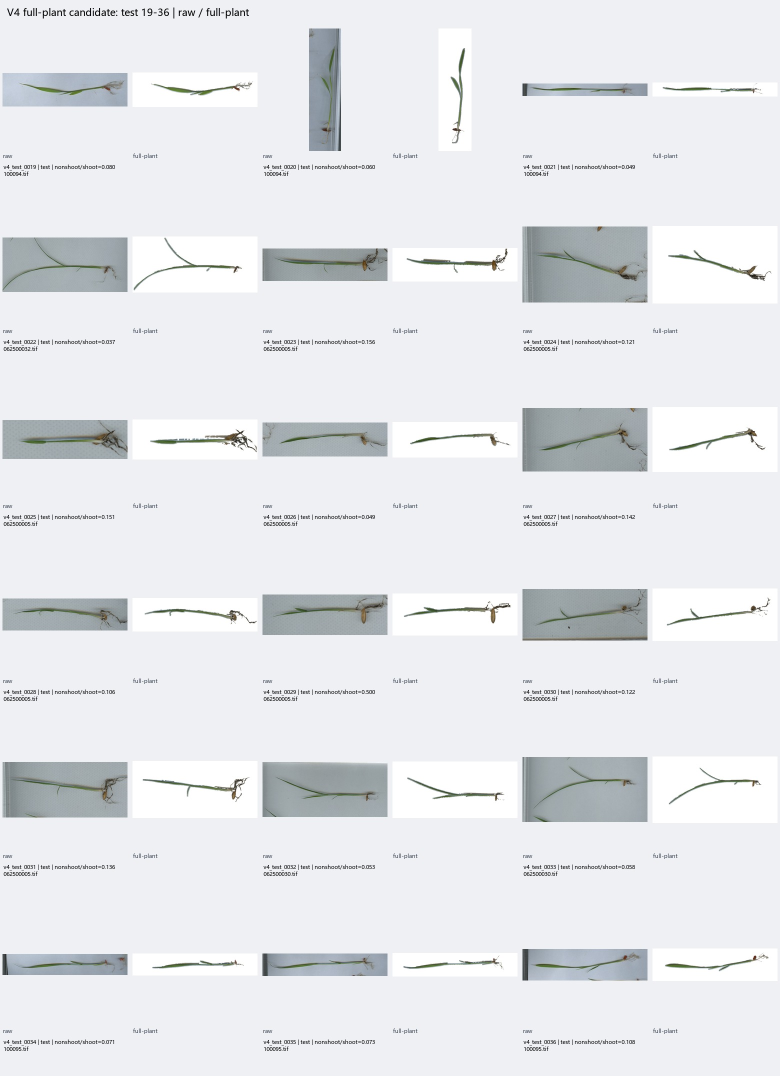
#> input picture adaptive_keypoint_discovery_reboot/experiment/data_stage_clean_v4_fullplant_candidate/contact_sheets/raw_full_test_02.jpg, 1560 x 2152 px (shown at 1/2 size)
$ python -i build_stage_clean_v4_fullplant.py   (imports and definitions only)   (older library calls are emulated)
#> lines starting #> are read from the running program, lines starting #| are printed output that depends on the picture; after the words box and inside, x2 and y2 are one past the last pixel; in counts of white or black regions, pixels touching at a corner belong together
### adaptive_keypoint_discovery_reboot/experiment/audit_dataset_images.py
#!/usr/bin/env python
"""Inventory D:/kp/数据集图片 and preselect genuinely clean-background images.

The script never reads keypoint labels or model outputs.  Existing aug0/1/2
files are inventoried but excluded from independent sample selection.
"""

from __future__ import annotations

import csv
import hashlib
import json
import math
import re
from collections import Counter
from pathlib import Path
from typing import Any

import cv2
import numpy as np
import tifffile
from PIL import Image, ImageDraw, ImageFont, ImageOps

DATA_ROOT = Path(r"D:\kp\数据集图片")
HERE = Path(__file__).resolve().parent
OUTPUT = HERE / "data_source_reaudit"
IMAGE_SUFFIXES = {".jpg", ".jpeg", ".png", ".bmp", ".tif", ".tiff", ".webp"}


# [35 lines left out: functions source_family, identity_group, border_pixels, dhash64, not called in this run]


def strict_green_mask(rgb: np.ndarray) -> np.ndarray:
    hsv = cv2.cvtColor(rgb, cv2.COLOR_RGB2HSV)
    hue, saturation, value = (hsv[:, :, index] for index in range(3))
    red, green, blue = (rgb[:, :, index].astype(np.float32) for index in range(3))
    normalized_excess = (2 * green - red - blue) / np.maximum(red + green + blue, 20.0)
    mask = (
        ((hue >= 18) & (hue <= 100) & (saturation >= 45) & (value >= 22))
        | ((normalized_excess >= 0.055) & (saturation >= 28) & (green >= 35))
    ).astype(np.uint8)
    mask = cv2.morphologyEx(mask, cv2.MORPH_OPEN, np.ones((3, 3), np.uint8))
    mask = cv2.morphologyEx(mask, cv2.MORPH_CLOSE, np.ones((3, 3), np.uint8))
    return mask > 0


# [263 lines left out: functions bbox_touch, component_count, load_rgb_thumbnail, audit_pixels, font, contact_sheet and 2 more, not called in this run]


# [2 lines that do not run on import are left out]

### adaptive_keypoint_discovery_reboot/experiment/build_stage_clean_v4_fullplant.py
#!/usr/bin/env python
"""Rebuild V4 with complete seedling preservation on a white background.

This revision preserves the already selected sample identities and split
groups.  It changes only the foreground standardisation: green shoots, the
seed/basal region, and connected visible roots are retained.  The method is
classical pixel processing and never reads keypoints, DINOv2 features, teacher
points, model predictions, losses, or phenotype outputs.
"""

from __future__ import annotations

import argparse
import hashlib
import json
import math
import shutil
from collections import Counter
from pathlib import Path
from typing import Any

import cv2
import numpy as np
import pandas as pd
import tifffile
from PIL import Image, ImageDraw, ImageOps

from audit_dataset_images import audit_pixels, strict_green_mask
from build_stage_clean_dataset import font, write_rgb


HERE = Path(__file__).resolve().parent
DEFAULT_SELECTION_MANIFEST = HERE / "v4_fullplant_source_manifest.csv"
DEFAULT_OUTPUT = HERE / "data_stage_clean_v4_fullplant_candidate"


# [73 lines left out: functions sha256_file, read_full_rgb, resize_maximum, parse_args, read_rgb, expanded_source_box, not called in this run]


def keep_components_linked_to_seed(mask: np.ndarray, seed: np.ndarray, bridge: int = 5) -> np.ndarray:
    linked = cv2.dilate(mask.astype(np.uint8), np.ones((bridge, bridge), np.uint8))
    count, labels, stats, _ = cv2.connectedComponentsWithStats(linked, 8)
    kept = np.zeros_like(mask, dtype=np.uint8)
    minimum = max(6, round(mask.size * 0.000005))
    for label_id in range(1, count):
        if int(stats[label_id, cv2.CC_STAT_AREA]) < minimum:
            continue
        component = labels == label_id
        if np.any(component & seed):
            kept[component & mask] = 1
    return kept.astype(bool)


def largest_component(mask: np.ndarray) -> np.ndarray:
    count, labels, stats, _ = cv2.connectedComponentsWithStats(mask.astype(np.uint8), 8)
    if count <= 1:
        return np.zeros_like(mask, dtype=bool)
    label_id = 1 + int(np.argmax(stats[1:, cv2.CC_STAT_AREA]))
    return labels == label_id


def estimate_base(green: np.ndarray, brown: np.ndarray) -> tuple[tuple[float, float], float, np.ndarray]:
    ys, xs = np.where(green)
    if len(xs) < 20:
        height, width = green.shape
        return (width / 2.0, height / 2.0), max(height, width) * 0.25, np.array([1.0, 0.0])
    points = np.column_stack([xs, ys]).astype(np.float32)
    center = points.mean(axis=0)
    covariance = np.cov(points - center, rowvar=False)
    values, vectors = np.linalg.eigh(covariance)
    axis = vectors[:, int(np.argmax(values))]
    projection = (points - center) @ axis
    low_value, high_value = np.quantile(projection, [0.01, 0.99])
    low = center + axis * low_value
    high = center + axis * high_value
    major = max(20.0, float(high_value - low_value))
    yy, xx = np.indices(green.shape)
    radius = max(14.0, major * 0.22)

    def endpoint_score(point: np.ndarray) -> float:
        distance = np.hypot(xx - point[0], yy - point[1])
        local_brown = float((brown & (distance <= radius)).sum())
        local_green = float((green & (distance <= radius)).sum())
        return 4.0 * local_brown + local_green

    base = low if endpoint_score(low) >= endpoint_score(high) else high
    return (float(base[0]), float(base[1])), major, axis


def fullplant_masks(rgb: np.ndarray) -> tuple[np.ndarray, np.ndarray, np.ndarray, dict[str, float]]:
    """Return shoot, seed/base/root, and complete-plant masks."""
    original_h, original_w = rgb.shape[:2]
    scale = min(1.0, 1100.0 / max(original_h, original_w))
    if scale < 1.0:
        work = cv2.resize(rgb, (round(original_w * scale), round(original_h * scale)), interpolation=cv2.INTER_AREA)
    else:
        work = rgb.copy()
    height, width = work.shape[:2]
    hsv = cv2.cvtColor(work, cv2.COLOR_RGB2HSV)
    hue = hsv[..., 0].astype(np.float32)
    saturation = hsv[..., 1].astype(np.float32)
    value = hsv[..., 2].astype(np.float32)
    red, green_channel, blue = [work[..., index].astype(np.float32) for index in range(3)]
    excess_green = 2.0 * green_channel - red - blue

    strict_green = strict_green_mask(work)
    relaxed_green = (
        (hue >= 17)
        & (hue <= 105)
        & (saturation >= 18)
        & (excess_green >= 0.5)
        & (green_channel >= red * 0.96)
    )
    shoot_candidate = strict_green | (cv2.dilate(strict_green.astype(np.uint8), np.ones((11, 11), np.uint8)) > 0) & relaxed_green
    shoot_candidate = cv2.morphologyEx(shoot_candidate.astype(np.uint8), cv2.MORPH_CLOSE, np.ones((3, 3), np.uint8)) > 0
    # Expanded crops may contain fragments of neighbouring seedlings.  The
    # original V4 candidate was centred on the target plant, whose strict green
    # component remains the dominant one after expansion.  Seed the relaxed
    # shoot mask from that component only, never from every green object.
    target_green_seed = largest_component(strict_green)
    shoot = keep_components_linked_to_seed(shoot_candidate, target_green_seed, bridge=5)

    brown = (
        (hue <= 35)
        & (saturation >= 24)
        & (value >= 18)
        & ((red >= green_channel * 0.98) | (red >= blue * 1.08))
    )
    base_point, major, axis = estimate_base(shoot, brown)
    yy, xx = np.indices((height, width))
    base_distance = np.hypot(xx - base_point[0], yy - base_point[1])
    base_radius = max(28.0, major * 0.28)
    base_region = base_distance <= base_radius

    # Local background difference recovers low-saturation roots while the base
    # region prevents scanner texture elsewhere from becoming foreground.
    sigma = max(5.0, min(height, width) / 45.0)
    smooth = cv2.GaussianBlur(work.astype(np.float32), (0, 0), sigma)
    colour_difference = np.max(np.abs(work.astype(np.float32) - smooth), axis=2)
    gray = cv2.cvtColor(work, cv2.COLOR_RGB2GRAY).astype(np.float32)
    smooth_gray = cv2.GaussianBlur(gray, (0, 0), sigma)
    darker_than_local = smooth_gray - gray
    # Scanner rulers, frame borders and calibration strips are usually long,
    # straight, low-saturation dark lines.  Remove those line supports before
    # component linking; otherwise a ruler touching the seed can be mistaken
    # for a thick root system.  Brown/chromatic seed tissue is preserved by
    # applying this exclusion only to the low-saturation evidence branches.
    low_sat_dark = (saturation <= 70) & (value <= 215)
    vertical_length = max(31, round(height * 0.14))
    horizontal_length = max(31, round(width * 0.14))
    vertical_lines = cv2.morphologyEx(
        low_sat_dark.astype(np.uint8),
        cv2.MORPH_OPEN,
        np.ones((vertical_length, 1), np.uint8),
    ) > 0
    horizontal_lines = cv2.morphologyEx(
        low_sat_dark.astype(np.uint8),
        cv2.MORPH_OPEN,
        np.ones((1, horizontal_length), np.uint8),
    ) > 0
    scanner_line_support = cv2.dilate(
        (vertical_lines | horizontal_lines).astype(np.uint8),
        np.ones((7, 7), np.uint8),
    ) > 0

    nonbrown_root_evidence = (
        ((saturation >= 12) & (colour_difference >= 7.0) & (value <= 248))
        | ((darker_than_local >= 9.0) & (colour_difference >= 9.0))
    ) & ~scanner_line_support
    root_evidence = base_region & (
        brown
        | nonbrown_root_evidence
    )
    border = max(2, round(min(height, width) * 0.012))
    root_evidence[:border] = False
    root_evidence[-border:] = False
    root_evidence[:, :border] = False
    root_evidence[:, -border:] = False

    base_candidate = root_evidence | (brown & base_region)
    base_candidate = cv2.morphologyEx(base_candidate.astype(np.uint8), cv2.MORPH_CLOSE, np.ones((3, 3), np.uint8)) > 0
    base_seed_radius = max(10.0, major * 0.075)
    base_seed = base_distance <= base_seed_radius
    basal_shoot_anchor = shoot & (base_distance <= base_seed_radius * 1.6)
    root_base = keep_components_linked_to_seed(base_candidate, base_seed | basal_shoot_anchor, bridge=1)
    root_base &= ~cv2.dilate(shoot.astype(np.uint8), np.ones((3, 3), np.uint8)).astype(bool)
    # Do not union every nearby brown object: expanded crops can contain a seed
    # from an adjacent plant.  Only components linked to this plant's estimated
    # basal endpoint are allowed into the complete-plant mask.
    full = shoot | root_base
    full = cv2.morphologyEx(full.astype(np.uint8), cv2.MORPH_CLOSE, np.ones((3, 3), np.uint8)) > 0

    if scale < 1.0:
        size = (original_w, original_h)
        shoot = cv2.resize(shoot.astype(np.uint8), size, interpolation=cv2.INTER_NEAREST) > 0
        root_base = cv2.resize(root_base.astype(np.uint8), size, interpolation=cv2.INTER_NEAREST) > 0
        full = cv2.resize(full.astype(np.uint8), size, interpolation=cv2.INTER_NEAREST) > 0

    diagnostics = {
        "shoot_fraction": float(shoot.mean()),
        "root_base_fraction": float(root_base.mean()),
        "fullplant_fraction": float(full.mean()),
        "nonshoot_to_shoot_area_ratio": float(root_base.sum() / max(1, shoot.sum())),
        "estimated_major_length_work": float(major),
        "estimated_base_x_work": float(base_point[0]),
        "estimated_base_y_work": float(base_point[1]),
        "scanner_line_support_fraction": float(scanner_line_support.mean()),
    }
    return shoot, root_base, full, diagnostics


def normalize_fullplant(rgb: np.ndarray) -> tuple[np.ndarray, np.ndarray, np.ndarray, np.ndarray, dict[str, float]]:
    shoot, root_base, full, diagnostics = fullplant_masks(rgb)
    alpha = cv2.GaussianBlur(full.astype(np.float32), (0, 0), 0.7)[..., None]
    standardized = np.clip(rgb.astype(np.float32) * alpha + 255.0 * (1.0 - alpha), 0, 255).astype(np.uint8)
    # Preserve tips that genuinely reach the expanded source crop boundary.
    # Padding is preferable to eroding/cropping them and gives downstream
    # affine augmentation and heatmaps a guaranteed background margin.
    padding = max(8, round(min(rgb.shape[:2]) * 0.025))
    standardized = cv2.copyMakeBorder(
        standardized, padding, padding, padding, padding, cv2.BORDER_CONSTANT, value=(255, 255, 255)
    )
    shoot = np.pad(shoot, padding, mode="constant", constant_values=False)
    root_base = np.pad(root_base, padding, mode="constant", constant_values=False)
    full = np.pad(full, padding, mode="constant", constant_values=False)
    diagnostics["normalization_padding_pixels"] = int(padding)
    return standardized, shoot, root_base, full, diagnostics


# [155 lines left out: functions write_mask, contact_sheet, write_contact_sheets, main, not called in this run]


# [2 lines not run here, left out]

>>> import cv2
>>> picture = cv2.imread('data_stage_clean_v4_fullplant_candidate/contact_sheets/raw_full_test_02.jpg')
#> picture is the input picture: shape (2152, 1560, 3); mean B, G, R 233.9, 230.7, 228.8
>>> result = normalize_fullplant(picture)
#> in strict_green_mask, `mask = ( ((hue >= 18) & (hue <= 100) & (saturation >= 45) & (value >= ..`:
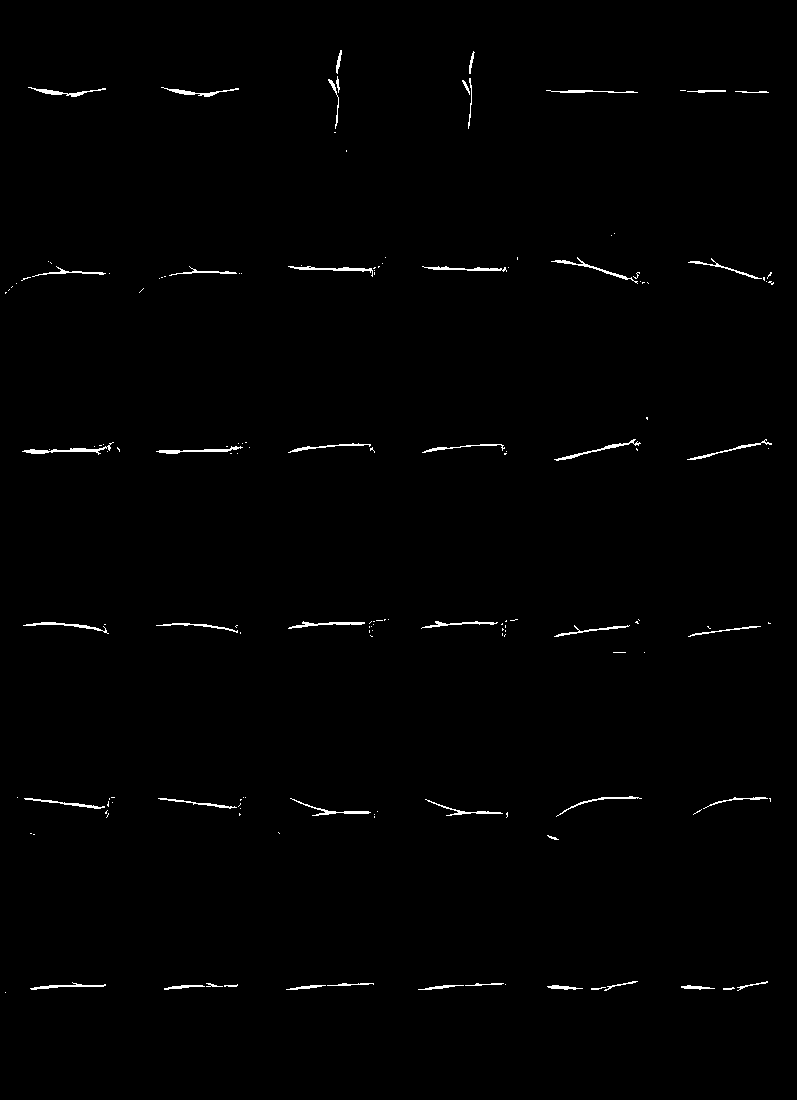
#> mask: shape (1100, 797); values 0 (black) and 1 (white), 0.78% white in thin lines or dots, all inside (x1, y1, x2, y2) = (5, 50, 774, 993)
#> in largest_component, `count, labels, stats, _ = cv2.connectedComponentsWithStats(mask.astype..`: count = 76; stats = 76 rows, first 6: [0, 0, 797, 1100, 874085], [336, 56, 5, 13, 42], [469, 56, 5, 12, 33], [329, 80, 10, 10, 50], [39, 89, 23, 6, 90], [172, 89, 23, 6, 86]
#> in largest_component, `label_id = 1 + int(np.argmax(stats[1:, cv2.CC_STAT_AREA]))`: label_id = 15
#> in keep_components_linked_to_seed, `count, labels, stats, _ = cv2.connectedComponentsWithStats(linked, 8)`:
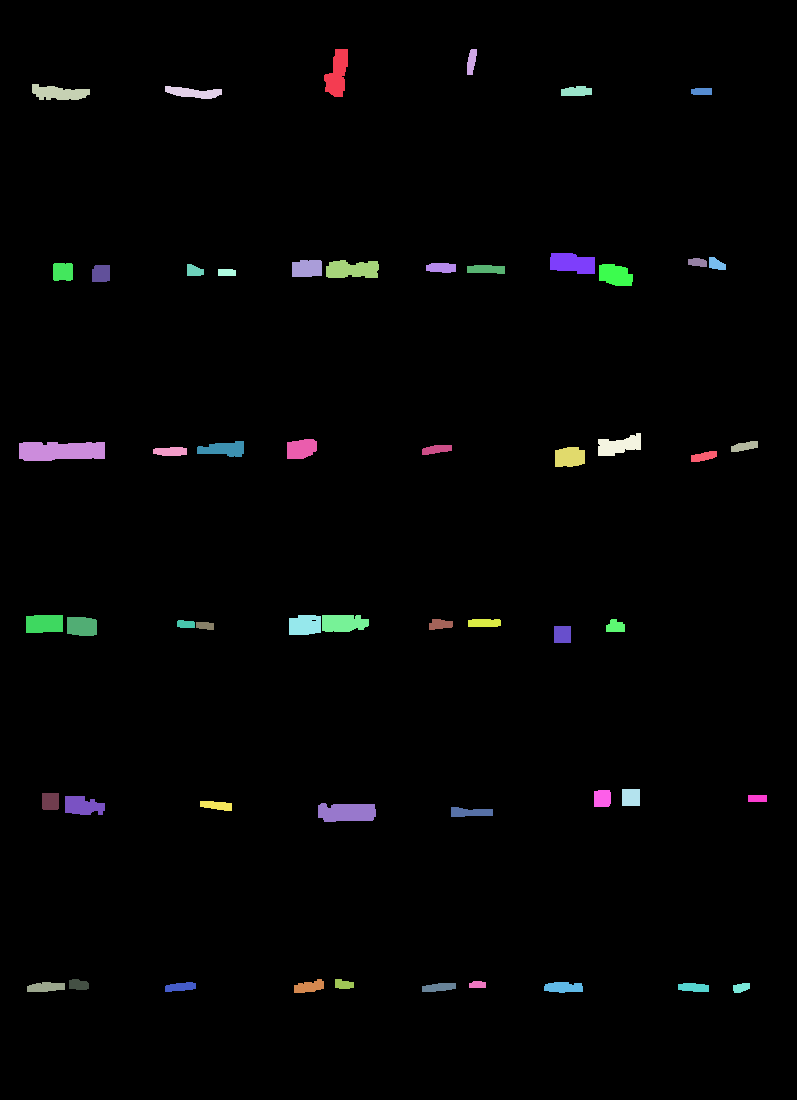
#> labels: shape (1100, 797) int32; 56 distinct labels, from 0 to 55; one colour per label, 0 black
#> in keep_components_linked_to_seed, `count, labels, stats, _ = cv2.connectedComponentsWithStats(linked, 8)`: count = 56; stats = 56 rows, first 6: [0, 0, 797, 1100, 856269], [324, 49, 24, 48, 760], [467, 49, 10, 26, 188], [32, 84, 58, 16, 635], [165, 86, 57, 13, 458], [561, 86, 31, 10, 262]
#> in estimate_base, `ys, xs = np.where(green)`: ys = 398 values from 262 to 275; xs = 398 values, max 376 at index 65, min 328 at index 102, mean 351.7
#> in estimate_base, `points = np.column_stack([xs, ys]).astype(np.float32)`: points = 398 pairs, first value 328 to 376, second value 262 to 275
#> in estimate_base, `center = points.mean(axis=0)`: center = [351.7, 269.5]
#> in estimate_base, `covariance = np.cov(points - center, rowvar=False)`: covariance = [[209, -4.88], [-4.88, 9.26]]
#> in estimate_base, `values, vectors = np.linalg.eigh(covariance)`: values = [9.14, 209.1]; vectors = [[-0.0244, -1], [-1, 0.0244]]
#> in estimate_base, `axis = vectors[:, int(np.argmax(values))]`: axis = [-1, 0.0244]
#> in estimate_base, `projection = (points - center) @ axis`: projection = 398 values, max 23.77 at index 355, min -24.41 at index 65, mean 3.37e-06
#> in estimate_base, `low_value, high_value = np.quantile(projection, [0.01, 0.99])`: low_value = -23.44; high_value = 23.67
#> in estimate_base, `low = center + axis * low_value`: low = [375.1, 268.9]
#> in estimate_base, `high = center + axis * high_value`: high = [328, 270.1]
#> in estimate_base, `major = max(20.0, float(high_value - low_value))`: major = 47.11
#> in estimate_base, `radius = max(14.0, major * 0.22)`: radius = 14
#> in endpoint_score, `distance = np.hypot(xx - point[0], yy - point[1])`:
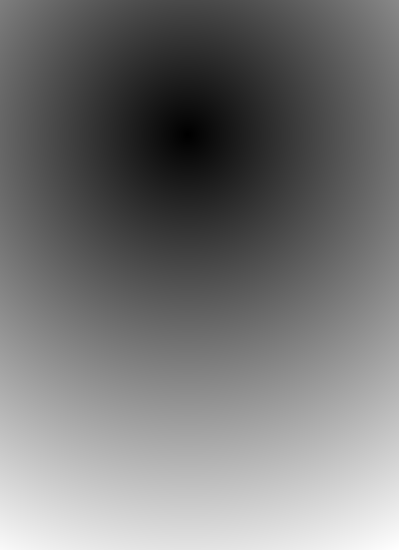
#> distance: shape (1100, 797) float64 (shown at 1/2 size); min 0.121, max 930.7, mean 432.2; drawn with min black and max white
#> in endpoint_score, `local_brown = float((brown & (distance <= radius)).sum())`: local_brown = 2
#> in endpoint_score, `local_green = float((green & (distance <= radius)).sum())`: local_green = 121
#> in estimate_base, `base = low if endpoint_score(low) >= endpoint_score(high) else high`: base = [328, 270.1]
#> in fullplant_masks, `base_point, major, axis = estimate_base(shoot, brown)`: base_point = (328, 270.1); major = 47.11; axis = [-1, 0.0244]
#> in fullplant_masks, `base_radius = max(28.0, major * 0.28)`: base_radius = 28
#> in fullplant_masks, `darker_than_local = smooth_gray - gray`:
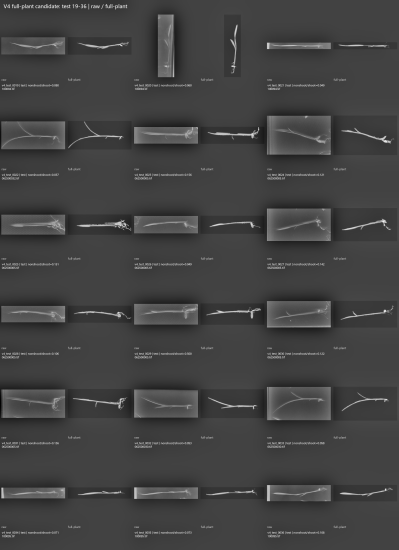
#> darker_than_local: shape (1100, 797) float32 (shown at 1/2 size); min -76.64, max 216.7, mean 0; drawn with min black and max white
#> in fullplant_masks, `nonbrown_root_evidence = ( ((saturation >= 12) & (colour_difference >=..`:
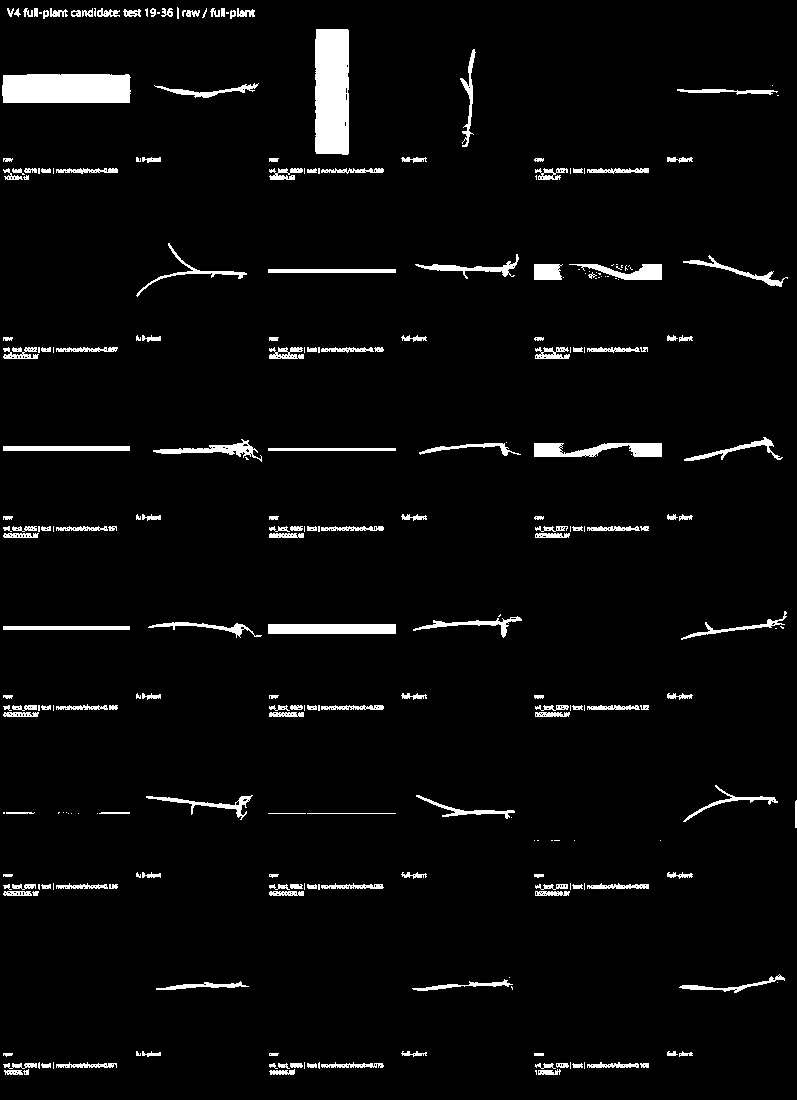
#> nonbrown_root_evidence: shape (1100, 797) bool; 4% white; 276 white regions (95 under 20 px), largest, box (x1, y1, x2, y2) and area: (315, 29, 349, 155) 4195, (2, 74, 131, 103) 3658, (268, 624, 396, 634) 1280
#> in fullplant_masks, `base_seed_radius = max(10.0, major * 0.075)`: base_seed_radius = 10
#> in fullplant_masks, `diagnostics = { "shoot_fraction": float(shoot.mean()), "root_base_frac..`: diagnostics = {'shoot_fraction': 0.000449, 'root_base_fraction': 0.00015, 'fullplant_fraction': 0.000605, 'nonshoot_to_shoot_area_ratio': 0.334, 'estimated_major_length_work': 47.11, 'estimated_base_x_work': 328, 'estimated_base_y_work': 270.1, 'scanner_line_support_fraction': 0.113}
#> result = 5 items
